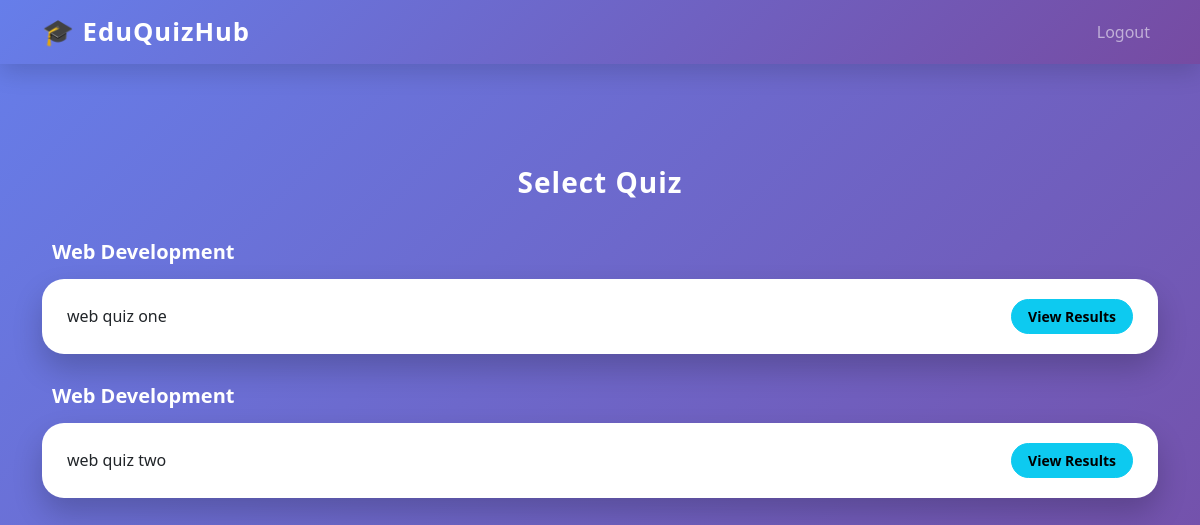
The app's page /admin/select-quiz-for-results (signed in), older data.
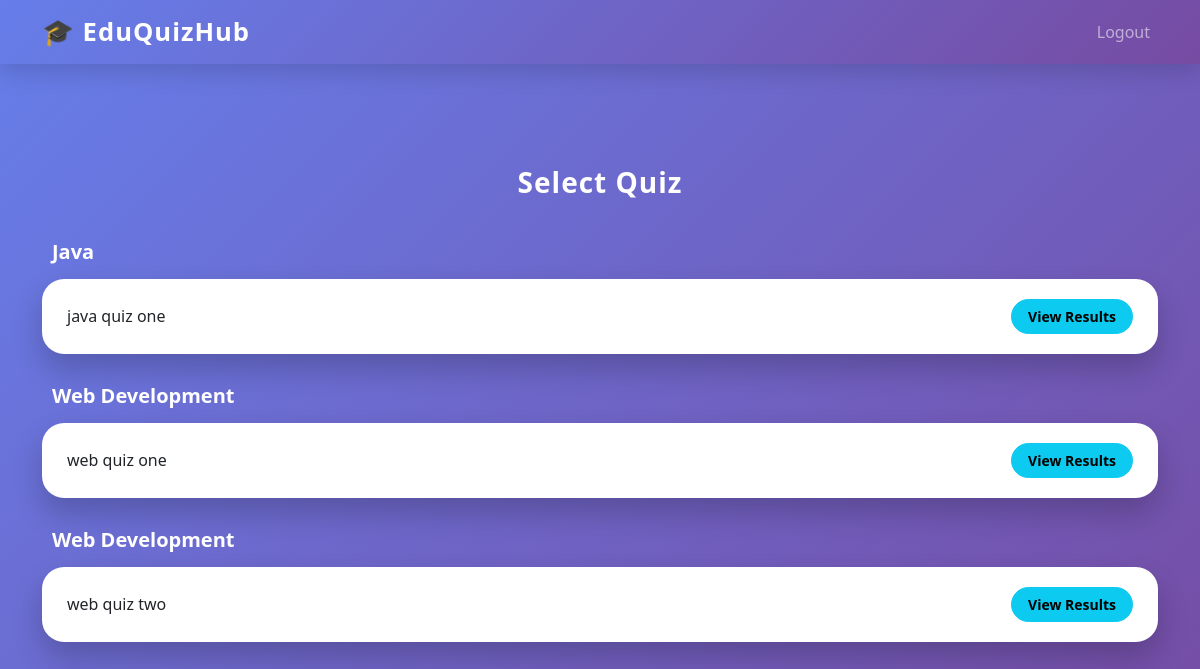
The same page, newer data.
### tables this page shows
CREATE TABLE quizzes (
    id INTEGER PRIMARY KEY AUTOINCREMENT,
    module_id INTEGER NOT NULL,
    title TEXT NOT NULL,
    time_limit INTEGER,
    is_active INTEGER DEFAULT 0,
    FOREIGN KEY (module_id) REFERENCES modules(id)
);

CREATE TABLE modules (
    id INTEGER PRIMARY KEY AUTOINCREMENT,
    name TEXT NOT NULL
);

### app.py (the view)
@app.route("/admin/select-quiz-for-results")
def select_quiz_for_results():
    if session.get("role") != "admin":
        flash("Unauthorized access", "danger")
        return redirect(url_for("login"))
    conn = get_db_connection()
    quizzes = conn.execute("""
        SELECT quizzes.*, modules.name AS module_name
        FROM quizzes
        JOIN modules ON quizzes.module_id = modules.id
        ORDER BY modules.name, quizzes.title
    """).fetchall()
    conn.close()
    return render_template(
        "select_quiz.html",
        quizzes=quizzes,
        action="view_results"
    )

### app.py (called while the page is built)
def get_db_connection():
    conn = sqlite3.connect("database.db")
    conn.row_factory = sqlite3.Row
    return conn

### templates/select_quiz.html (shortened to what this page needs)
{% extends "base.html" %}
{% block content %}
<h3>Select Quiz</h3>
{% set current_module = None %}
{% for quiz in quizzes %}
    {% if current_module != quiz.module_name %}
        {% if not loop.first %}
            </div>
        {% endif %}
        <h5>{{ quiz.module_name }}</h5>
        <div class="module-group">
        {% set current_module = quiz.module_name %}
    {% endif %}
    <div class="quiz-card">
        <span>{{ quiz.title }}</span>
        {% if action == "add_questions" %}
            <a href="{{ url_for('add_questions', quiz_id=quiz.id) }}" class="btn btn-primary btn-sm">
                Add Questions
            </a>
        {% elif action == "publish_quiz" %}
            <a href="{{ url_for('publish_quiz', quiz_id=quiz.id) }}" class="btn btn-success btn-sm">
                Publish Quiz
            </a>
        {% elif action == "view_results" %}
            <a href="{{ url_for('view_results', quiz_id=quiz.id) }}" class="btn btn-info btn-sm">
                View Results
            </a>
        {% endif %}
    </div>
    {% if loop.last %}
        </div>
    {% endif %}
{% endfor %}
{% endblock %}

Row changes from the older to the newer data that the page shows:
added quizzes: module_name "Java", title "java quiz one"
